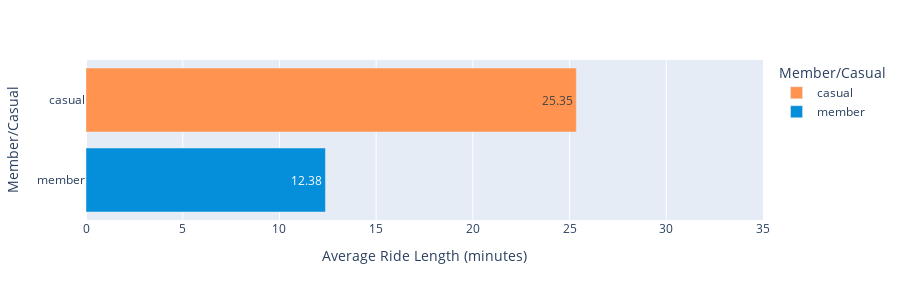

Source (notebook cell):
### Code cell
fig_4 = round(df.groupby('member_casual', as_index=False)['ride_length'].mean(),2)

px.bar(fig_4, y = 'member_casual', x = 'ride_length', range_x = [0,35],
        color = 'member_casual', 
        height = 300,
        text = 'ride_length', 
        labels = {'ride_length': 'Average Ride Length (minutes)', 'member_casual': 'Member/Casual'},
        hover_name = 'member_casual', hover_data = {'member_casual': False, 'ride_length': True}, 
        color_discrete_map = {'casual': '#FF934F', 'member': '#058ED9'})

### Figure 1 — Plotly figure (JSON) as saved in the notebook; plotly's stock layout.template omitted (floating-point values rounded to 4 significant figures)
{"data": [{"hovertemplate": "<b>%{hovertext}</b><br><br>Average Ride Length (minutes)=%{text}<extra></extra>", "hovertext": ["casual"], "legendgroup": "casual", "marker": {"color": "#FF934F", "pattern": {"shape": ""}}, "name": "casual", "orientation": "h", "showlegend": true, "text": [25.35], "textposition": "auto", "type": "bar", "x": [25.35], "xaxis": "x", "y": ["casual"], "yaxis": "y"}, {"hovertemplate": "<b>%{hovertext}</b><br><br>Average Ride Length (minutes)=%{text}<extra></extra>", "hovertext": ["member"], "legendgroup": "member", "marker": {"color": "#058ED9", "pattern": {"shape": ""}}, "name": "member", "orientation": "h", "showlegend": true, "text": [12.38], "textposition": "auto", "type": "bar", "x": [12.38], "xaxis": "x", "y": ["member"], "yaxis": "y"}], "layout": {"barmode": "relative", "height": 300, "legend": {"title": {"text": "Member/Casual"}, "tracegroupgap": 0}, "margin": {"t": 60}, "xaxis": {"anchor": "y", "domain": [0, 1], "range": [0, 35], "title": {"text": "Average Ride Length (minutes)"}}, "yaxis": {"anchor": "x", "categoryarray": ["member", "casual"], "categoryorder": "array", "domain": [0, 1], "title": {"text": "Member/Casual"}}}}
